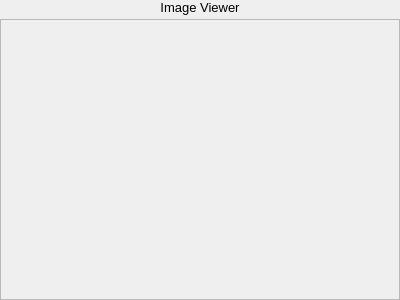
<?xml version="1.0" encoding="UTF-8"?>
<ui version="4.0">
 <class>ImageViewer</class>
 <widget class="QWidget" name="ImageViewer">
  <property name="geometry">
   <rect>
    <x>0</x>
    <y>0</y>
    <width>400</width>
    <height>300</height>
   </rect>
  </property>
  <property name="windowTitle">
   <string>Form</string>
  </property>
  <layout class="QVBoxLayout" name="verticalLayout">
   <property name="spacing">
    <number>4</number>
   </property>
   <property name="leftMargin">
    <number>0</number>
   </property>
   <property name="topMargin">
    <number>0</number>
   </property>
   <property name="rightMargin">
    <number>0</number>
   </property>
   <property name="bottomMargin">
    <number>0</number>
   </property>
   <item>
    <widget class="QLabel" name="label">
     <property name="sizePolicy">
      <sizepolicy hsizetype="Preferred" vsizetype="Maximum">
       <horstretch>0</horstretch>
       <verstretch>0</verstretch>
      </sizepolicy>
     </property>
     <property name="font">
      <font>
       <pointsize>10</pointsize>
      </font>
     </property>
     <property name="text">
      <string>Image Viewer</string>
     </property>
     <property name="alignment">
      <set>Qt::AlignCenter</set>
     </property>
    </widget>
   </item>
   <item>
    <widget class="QScrollArea" name="scrollArea">
     <property name="sizePolicy">
      <sizepolicy hsizetype="Preferred" vsizetype="Preferred">
       <horstretch>0</horstretch>
       <verstretch>0</verstretch>
      </sizepolicy>
     </property>
     <property name="widgetResizable">
      <bool>true</bool>
     </property>
     <property name="alignment">
      <set>Qt::AlignCenter</set>
     </property>
     <widget class="QWidget" name="scrollAreaWidgetContents">
      <property name="geometry">
       <rect>
        <x>191</x>
        <y>133</y>
        <width>16</width>
        <height>16</height>
       </rect>
      </property>
      <property name="sizePolicy">
       <sizepolicy hsizetype="Fixed" vsizetype="Fixed">
        <horstretch>0</horstretch>
        <verstretch>0</verstretch>
       </sizepolicy>
      </property>
      <property name="minimumSize">
       <size>
        <width>1</width>
        <height>0</height>
       </size>
      </property>
      <widget class="ClickableImage" name="baseImage">
       <property name="geometry">
        <rect>
         <x>160</x>
         <y>30</y>
         <width>101</width>
         <height>91</height>
        </rect>
       </property>
       <property name="sizePolicy">
        <sizepolicy hsizetype="Fixed" vsizetype="Fixed">
         <horstretch>0</horstretch>
         <verstretch>0</verstretch>
        </sizepolicy>
       </property>
       <property name="text">
        <string/>
       </property>
       <property name="scaledContents">
        <bool>false</bool>
       </property>
      </widget>
      <widget class="ClickableImage" name="overlayImage">
       <property name="geometry">
        <rect>
         <x>30</x>
         <y>20</y>
         <width>91</width>
         <height>91</height>
        </rect>
       </property>
       <property name="sizePolicy">
        <sizepolicy hsizetype="Fixed" vsizetype="Fixed">
         <horstretch>0</horstretch>
         <verstretch>0</verstretch>
        </sizepolicy>
       </property>
       <property name="text">
        <string/>
       </property>
      </widget>
     </widget>
    </widget>
   </item>
  </layout>
 </widget>
 <customwidgets>
  <customwidget>
   <class>ClickableImage</class>
   <extends>QLabel</extends>
   <header>clickableimage.h</header>
  </customwidget>
 </customwidgets>
 <resources/>
 <connections/>
</ui>
